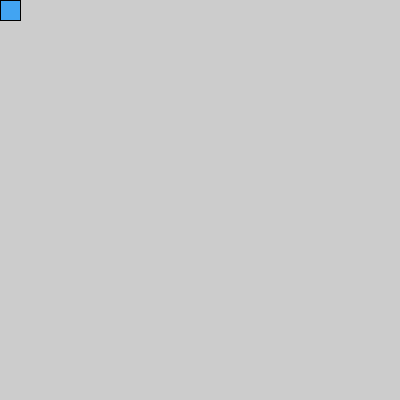
Frame 1 (no input)
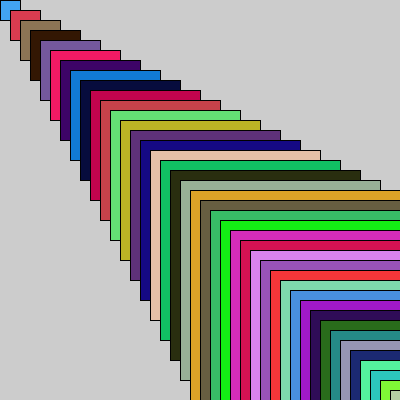
Frame 60 (the mouse pressed at the canvas centre just before this capture)
Frame 120 (the mouse held since frame 60 and released just before this capture): identical to frame 60, image omitted

The Processing sketch that drew these frames (run headless with seeded random() and noise(); from frame 60 on, the mouse is pressed at the canvas centre):

// Processing sketch: EX_21_2_sketch_130408b
// ── EX_21_2_sketch_130408b.pde
//Excercise 21.2 
//Extend the function created for exercise 1 by 
// creating more parameters to control additional aspects of its form.

void setup () {
  size (400, 400);
  
}

int movingX1 = 0;
int movingY1 = 0;
int movingX2 = 20;
int movingY2 = 20;

//use random

float randomGreenVal = 0;
float randomRedVal = 0;
float randomBlueVal = 0;


void draw () {
  
 //add fill - randomGrenn etc

  randomGreenVal= random (0, 255);
  randomRedVal= random (0, 255);
   randomBlueVal= random (0, 255);
  
   fill ( randomRedVal, randomGreenVal, randomBlueVal  );
  
   drawRectangle (movingX1, movingY1, movingX2, movingY2);
  
 int addValue = 10;
  
  movingX1 += addValue;
  movingY1 += addValue;
  movingX2 += addValue;
  movingY2 += addValue;
}

//write a funcition so that void draw can always change:

void drawRectangle(int x1, int y1, int x2, int y2) {
  rect(x1, y1, x2, y2);
}
